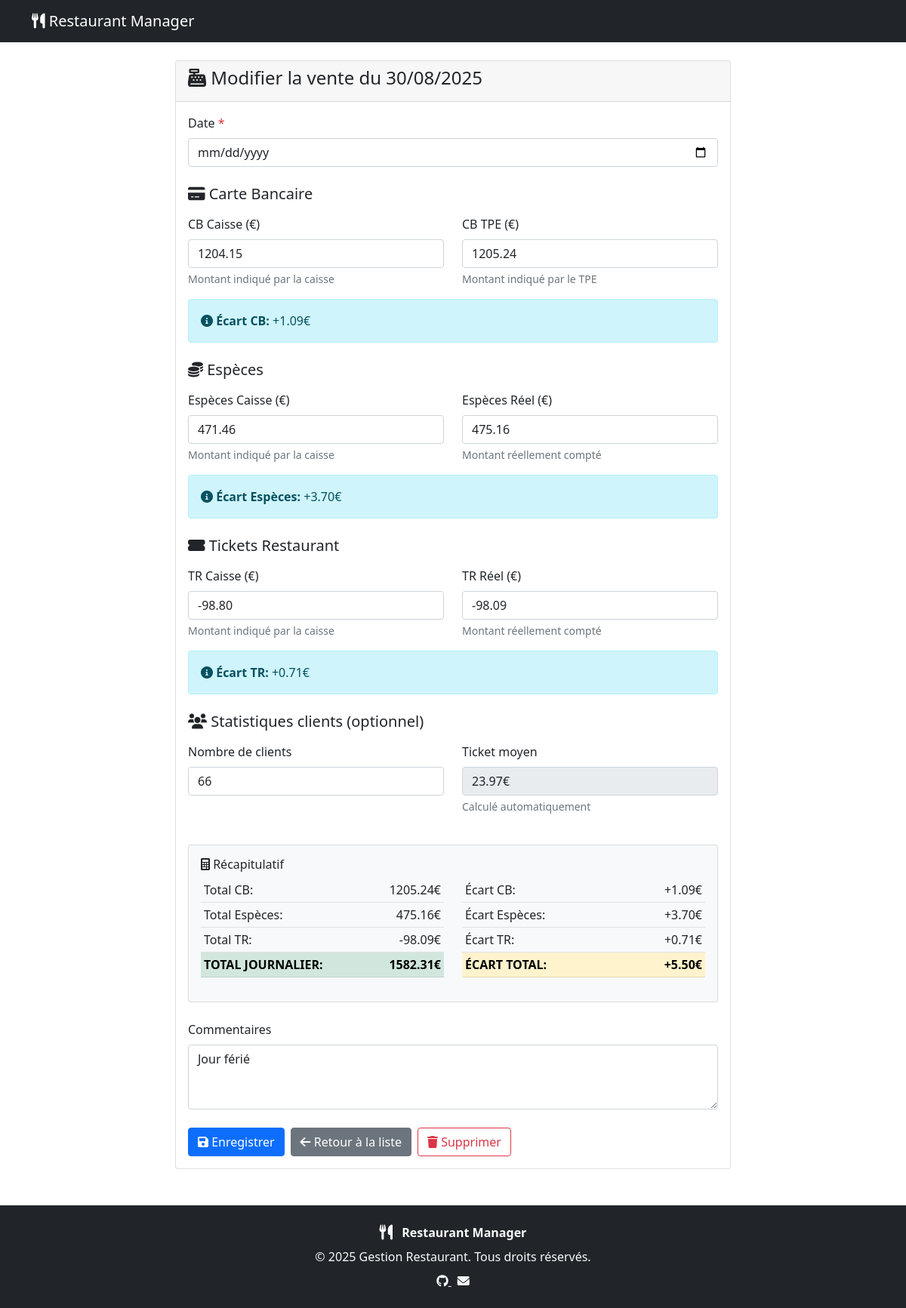
Page /finances/ventes/71/modifier/ on the committed database.
### finances/models.py (models this page shows, shortened)
class DailySale(models.Model):
    date = models.DateField(verbose_name="Date", unique=True)
    cb_caisse = models.DecimalField(
        max_digits=10, decimal_places=2, null=True, blank=True,
        verbose_name="CB Caisse", help_text="Montant CB selon la caisse"
    )
    cb_tpe = models.DecimalField(
        max_digits=10, decimal_places=2, null=True, blank=True,
        verbose_name="CB TPE", help_text="Montant CB selon le TPE"
    )
    cb_ecart = models.DecimalField(
        max_digits=10, decimal_places=2, default=0,
        verbose_name="Écart CB", help_text="Différence CB TPE - CB Caisse"
    )
    especes_caisse = models.DecimalField(
        max_digits=10, decimal_places=2, null=True, blank=True,
        verbose_name="Espèces Caisse", help_text="Montant espèces selon la caisse"
    )
    especes_reel = models.DecimalField(
        max_digits=10, decimal_places=2, null=True, blank=True,
        verbose_name="Espèces Réel", help_text="Montant espèces compté"
    )
    especes_ecart = models.DecimalField(
        max_digits=10, decimal_places=2, default=0,
        verbose_name="Écart Espèces", help_text="Différence Espèces Réel - Espèces Caisse"
    )
    tr_caisse = models.DecimalField(
        max_digits=10, decimal_places=2, null=True, blank=True,
        verbose_name="TR Caisse", help_text="Tickets restaurant selon la caisse"
    )
    tr_reel = models.DecimalField(
        max_digits=10, decimal_places=2, null=True, blank=True,
        verbose_name="TR Réel", help_text="Tickets restaurant comptés"
    )
    tr_ecart = models.DecimalField(
        max_digits=10, decimal_places=2, default=0,
        verbose_name="Écart TR", help_text="Différence TR Réel - TR Caisse"
    )
    total_journalier = models.DecimalField(
        max_digits=10, decimal_places=2, default=0,
        verbose_name="Total Journalier", help_text="Total des ventes de la journée"
    )
    ecart_total = models.DecimalField(
        max_digits=10, decimal_places=2, default=0,
        verbose_name="Écart Total", help_text="Écart total de la journée"
    )
    nombre_clients = models.PositiveIntegerField(
        null=True, blank=True,
        verbose_name="Nombre de clients"
    )
    ticket_moyen = models.DecimalField(
        max_digits=8, decimal_places=2, null=True, blank=True,
        verbose_name="Ticket moyen"
    )
    commentaires = models.TextField(
        blank=True,
        verbose_name="Commentaires",
        help_text="Notes et commentaires sur cette journée"
    )
    created_at = models.DateTimeField(auto_now_add=True)
    updated_at = models.DateTimeField(auto_now=True)
    imported_from_excel = models.BooleanField(
        default=False,
        verbose_name="Importé depuis Excel"
    )
    class Meta:
        verbose_name = "Vente journalière"
        verbose_name_plural = "Ventes journalières"
        ordering = ['-date']

### finances/views.py (the view)
# urls.py: path('ventes/<int:pk>/modifier/', views.sale_update_view, name='sale_update'),
def sale_update_view(request, pk):
    sale = get_object_or_404(DailySale, pk=pk)
    if request.method == 'POST':
        form = DailySaleForm(request.POST, instance=sale)
        if form.is_valid():
            sale = form.save()
            messages.success(request, f'Vente du {sale.date.strftime("%d/%m/%Y")} mise à jour !')
            return redirect('finances:sales_list')
    else:
        form = DailySaleForm(instance=sale)
    return render(request, 'finances/sale_form.html', {
        'form': form,
        'title': f'Modifier la vente du {sale.date.strftime("%d/%m/%Y")}',
        'sale': sale
    })

### templates/finances/sale_form.html (shortened to what this page needs)
{% extends 'base.html' %}
{% block content %}
<div class="row justify-content-center">
    <div class="col-lg-8">
        <div class="card">
            <div class="card-header">
                <h4><i class="fas fa-cash-register"></i> {{ title }}</h4>
            </div>
            <div class="card-body">
                <form method="post" id="sale-form">
                    <div class="mb-3">
                        <label for="{{ form.date.id_for_label }}" class="form-label">
                            {{ form.date.label }} <span class="text-danger">*</span>
                        </label>
                        {{ form.date }}
                    </div>
                    <h5 class="mb-3 mt-4"><i class="fas fa-credit-card"></i> Carte Bancaire</h5>
                    <div class="row">
                        <div class="col-md-6">
                            <div class="mb-3">
                                <label for="{{ form.cb_caisse.id_for_label }}" class="form-label">
                                    {{ form.cb_caisse.label }}
                                </label>
                                {{ form.cb_caisse }}
                                <div class="form-text">Montant indiqué par la caisse</div>
                            </div>
                        </div>
                        <div class="col-md-6">
                            <div class="mb-3">
                                <label for="{{ form.cb_tpe.id_for_label }}" class="form-label">
                                    {{ form.cb_tpe.label }}
                                </label>
                                {{ form.cb_tpe }}
                                <div class="form-text">Montant indiqué par le TPE</div>
                            </div>
                        </div>
                    </div>
                    <div class="alert alert-info" id="cb-ecart" style="display: none;">
                        <i class="fas fa-info-circle"></i> <strong>Écart CB:</strong> <span id="cb-ecart-value">0.00€</span>
                    </div>
                    <h5 class="mb-3 mt-4"><i class="fas fa-coins"></i> Espèces</h5>
                    <div class="row">
                        <div class="col-md-6">
                            <div class="mb-3">
                                <label for="{{ form.especes_caisse.id_for_label }}" class="form-label">
                                    {{ form.especes_caisse.label }}
                                </label>
                                {{ form.especes_caisse }}
                                <div class="form-text">Montant indiqué par la caisse</div>
                            </div>
                        </div>
                        <div class="col-md-6">
                            <div class="mb-3">
                                <label for="{{ form.especes_reel.id_for_label }}" class="form-label">
                                    {{ form.especes_reel.label }}
                                </label>
                                {{ form.especes_reel }}
                                <div class="form-text">Montant réellement compté</div>
                            </div>
                        </div>
                    </div>
                    <div class="alert alert-info" id="especes-ecart" style="display: none;">
                        <i class="fas fa-info-circle"></i> <strong>Écart Espèces:</strong> <span id="especes-ecart-value">0.00€</span>
                    </div>
                    <h5 class="mb-3 mt-4"><i class="fas fa-ticket-alt"></i> Tickets Restaurant</h5>
                    <div class="row">
                        <div class="col-md-6">
                            <div class="mb-3">
                                <label for="{{ form.tr_caisse.id_for_label }}" class="form-label">
                                    {{ form.tr_caisse.label }}
                                </label>
                                {{ form.tr_caisse }}
                                <div class="form-text">Montant indiqué par la caisse</div>
                            </div>
                        </div>
                        <div class="col-md-6">
                            <div class="mb-3">
                                <label for="{{ form.tr_reel.id_for_label }}" class="form-label">
                                    {{ form.tr_reel.label }}
                                </label>
                                {{ form.tr_reel }}
                                <div class="form-text">Montant réellement compté</div>
                            </div>
                        </div>
                    </div>
                    <div class="alert alert-info" id="tr-ecart" style="display: none;">
                        <i class="fas fa-info-circle"></i> <strong>Écart TR:</strong> <span id="tr-ecart-value">0.00€</span>
                    </div>
                    <h5 class="mb-3 mt-4"><i class="fas fa-users"></i> Statistiques clients (optionnel)</h5>
                    <div class="row">
                        <div class="col-md-6">
                            <div class="mb-3">
                                <label for="{{ form.nombre_clients.id_for_label }}" class="form-label">
                                    {{ form.nombre_clients.label }}
                                </label>
                                {{ form.nombre_clients }}
                            </div>
                        </div>
                        <div class="col-md-6">
                            <div class="mb-3">
                                <label class="form-label">Ticket moyen</label>
                                <input type="text" class="form-control" id="ticket-moyen" readonly>
                                <div class="form-text">Calculé automatiquement</div>
                            </div>
                        </div>
                    </div>
                    <div class="card bg-light mt-4">
                        <div class="card-body">
                            <h6><i class="fas fa-calculator"></i> Récapitulatif</h6>
                            <div class="row">
                                <div class="col-md-6">
                                    <table class="table table-sm">
                                        <tr>
                                            <td>Total CB:</td>
                                            <td class="text-end"><span id="total-cb">0.00€</span></td>
                                        </tr>
                                        <tr>
                                            <td>Total Espèces:</td>
                                            <td class="text-end"><span id="total-especes">0.00€</span></td>
                                        </tr>
                                        <tr>
                                            <td>Total TR:</td>
                                            <td class="text-end"><span id="total-tr">0.00€</span></td>
                                        </tr>
                                        <tr class="table-success">
                                            <td><strong>TOTAL JOURNALIER:</strong></td>
                                            <td class="text-end"><strong><span id="total-journalier">0.00€</span></strong></td>
                                        </tr>
                                    </table>
                                </div>
                                <div class="col-md-6">
                                    <table class="table table-sm">
                                        <tr>
                                            <td>Écart CB:</td>
                                            <td class="text-end"><span id="recap-cb-ecart">0.00€</span></td>
                                        </tr>
                                        <tr>
                                            <td>Écart Espèces:</td>
                                            <td class="text-end"><span id="recap-especes-ecart">0.00€</span></td>
                                        </tr>
                                        <tr>
                                            <td>Écart TR:</td>
                                            <td class="text-end"><span id="recap-tr-ecart">0.00€</span></td>
                                        </tr>
                                        <tr class="table-warning">
                                            <td><strong>ÉCART TOTAL:</strong></td>
                                            <td class="text-end"><strong><span id="ecart-total">0.00€</span></strong></td>
                                        </tr>
                                    </table>
                                </div>
                            </div>
                        </div>
                    </div>
                    <div class="mb-4 mt-4">
                        <label for="{{ form.commentaires.id_for_label }}" class="form-label">
                            {{ form.commentaires.label }}
                        </label>
                        {{ form.commentaires }}
                    </div>
                    <div class="d-flex gap-2">
                        <button type="submit" class="btn btn-primary">
                            <i class="fas fa-save"></i> Enregistrer
                        </button>
                        <a href="{% url 'finances:sales_list' %}" class="btn btn-secondary">
                            <i class="fas fa-arrow-left"></i> Retour à la liste
                        </a>
                        {% if sale %}
                            <a href="{% url 'finances:sale_delete' sale.pk %}" class="btn btn-outline-danger">
                                <i class="fas fa-trash"></i> Supprimer
                            </a>
                        {% endif %}
                    </div>
                </form>
            </div>
        </div>
    </div>
</div>
{% endblock %}

### rows in the picture
DailySale: cb_caisse "1204.15", cb_tpe "1205.24", especes_caisse "471.46", especes_reel "475.16", tr_caisse "-98.80", tr_reel "-98.09", nombre_clients "66", commentaires "Jour férié"

### other values in the picture
{{ title }} "Modifier la vente du 30/08/2025"
{{ now|default:2025 }} "2025"
